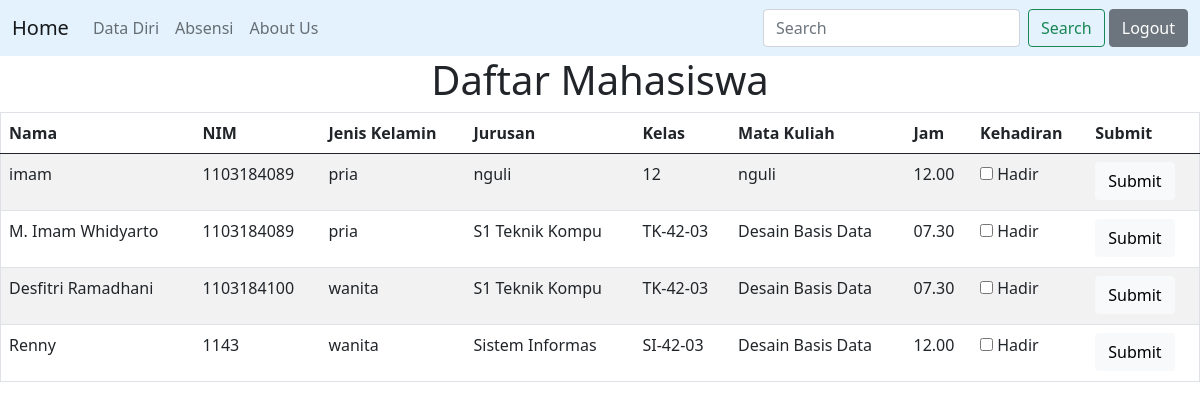
The page /daftarmhs/tampil.php on the database its author committed.
### tables this page shows
CREATE TABLE `daftarmhs` (
  `No` int(5) NOT NULL,
  `Nama` varchar(50) NOT NULL,
  `NIM` varchar(15) NOT NULL,
  `Jenis_Kelamin` varchar(20) NOT NULL,
  `Jurusan` varchar(15) NOT NULL,
  `Kelas` varchar(8) NOT NULL,
  `alamat` varchar(50) NOT NULL,
  `nohp` char(15) NOT NULL,
  `matkul` varchar(20) NOT NULL,
  `jam` char(10) NOT NULL,
  `email` varchar(30) NOT NULL
);

### daftarmhs/tampil.php (the view, shortened to what this page needs)
<!DOCTYPE html>
<html lang="en">
<?php
include_once "../db_connect.php";
$db= new database;
$sql= 'SELECT Nama, NIM, Jenis_Kelamin, Jurusan, Kelas, matkul, jam FROM daftarmhs';
$query= mysqli_query($db->koneksi,$sql);
?>
<head>
    <link href="https://cdn.jsdelivr.net/npm/bootstrap@5.0.0-beta1/dist/css/bootstrap.min.css" rel="stylesheet"
>
</head>
<body>
    <nav class="navbar navbar-expand-lg navbar-light" style="background-color: #e3f2fd;">
        <div class="container-fluid">
            <div class="collapse navbar-collapse" id="navbarTogglerDemo01">
                <a class="navbar-brand" href=" ../home.php">Home</a>
                <ul class="navbar-nav me-auto mb-2 mb-lg-0">
                    <li class="nav-item">
                        <a class="nav-link" href="index.php">Data Diri</a>
                    </li>
                    <li class="nav-item">
                        <a class="nav-link" href="tampil.php">Absensi</a>
                    </li>
                    <li class="nav-item">
                        <a class="nav-link" href="../kelompok.php">About Us</a>
                    </li>
                </ul>
                <form class="d-flex">
                    <input class="form-control me-2" type="search" placeholder="Search" aria-label="Search">
                    <button class="btn btn-outline-success" type="submit">Search</button>
                </form>
                &nbsp; <a href="../logout.php" class="form-inline my-2 my-lg-0 btn btn-secondary">Logout</a>
            </div>
        </div>
    </nav>
    <center>
        <h1>Daftar Mahasiswa</h1>
    </center>
    <table class="table table-striped" border="1" align="center" cellspacing="1" cellpadding="4">
        <thead>
            <tr>
                <th>Nama</th>
                <th>NIM</th>
                <th>Jenis Kelamin</th>
                <th>Jurusan</th>
                <th>Kelas</th>
                <th>Mata Kuliah</th>
                <th>Jam</th>
                <th>Kehadiran</th>
                <th>Submit</th>
            </tr>
        </thead>
        <tbody>
            <?php
while ($row = mysqli_fetch_array($query))
{?>
            <tr>
                <td><?php echo $row['Nama'];?></td>
                <td><?php echo $row['NIM'];?></td>
                <td><?php echo $row['Jenis_Kelamin'];?></td>
                <td><?php echo $row['Jurusan'];?></td>
                <td><?php echo $row['Kelas'];?></td>
                <td><?php echo $row['matkul'];?></td>
                <td><?php echo $row['jam'];?></td>
                <td>
                    <div class="checkbox mb-3">
                        <label>
                            <input type="checkbox" value="remember-me" name="remember"> Hadir
                        </label>
                    </div>
                </td>
                <td>
                    <button type="submit" class="btn btn-light" name="submit">Submit</button>
                </td>
            </tr>
            <?php
}
?>
        </tbody>
    </table>
</body>
</html>

### db_connect.php (shortened to what this page needs)
<?php
class database{
	var $host = "localhost";
	var $username = "root";
	var $password = "";
	var $database = "database_user";
	function __construct(){
		$this->koneksi = mysqli_connect($this->host, $this->username, $this->password,$this->database);
	}
}
?>
</body>

### rows shown on the page
daftarmhs: Nama "imam", NIM "1103184089", Jenis_Kelamin "pria", Jurusan "nguli", Kelas "12", matkul "nguli", jam "12.00"
daftarmhs: Nama "M. Imam Whidyarto", NIM "1103184089", Jenis_Kelamin "pria", Jurusan "S1 Teknik Kompu", Kelas "TK-42-03", matkul "Desain Basis Data", jam "07.30"
daftarmhs: Nama "Desfitri Ramadhani", NIM "1103184100", Jenis_Kelamin "wanita", Jurusan "S1 Teknik Kompu", Kelas "TK-42-03", matkul "Desain Basis Data", jam "07.30"
daftarmhs: Nama "Renny", NIM "1143", Jenis_Kelamin "wanita", Jurusan "Sistem Informas", Kelas "SI-42-03", matkul "Desain Basis Data", jam "12.00"
